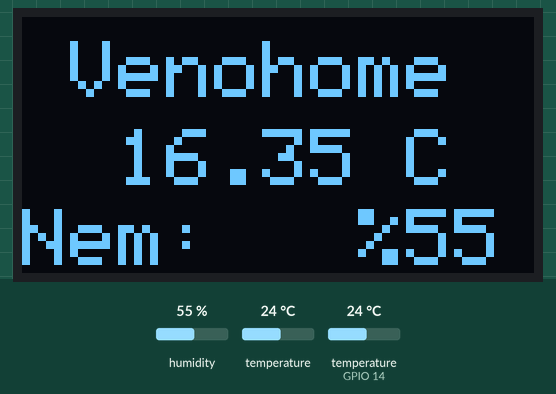
The sketch below on a simulated ESP8266 (NodeMCU). Parts: 128×64 one-colour display. The test bench sets the inputs (shaded band); at power-on: humidity 55 %, temperature 24 °C, temperature (sensor on GPIO 14) 24 °C. What the sketch prints to the serial monitor is not drawn.

Above: at 10.6 s.
10.7 s: humidity set to 22 %
At 20.5 s:
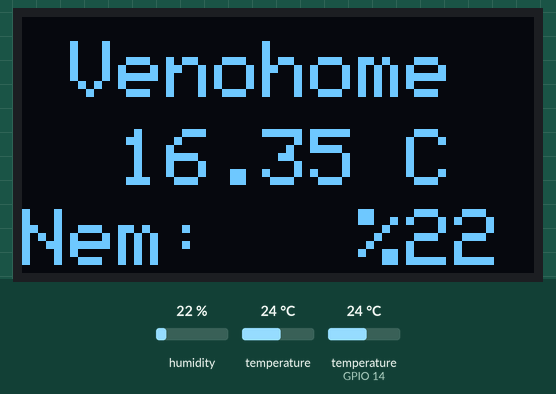
24.1 s: temperature (sensor 0) set to 12 °C
At 30.5 s:
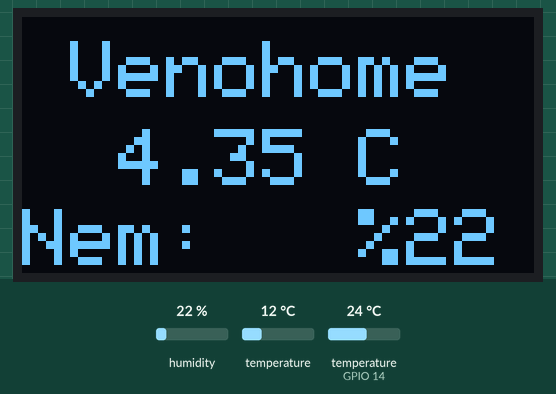
37.5 s: humidity set to 40 %
At 40.5 s:
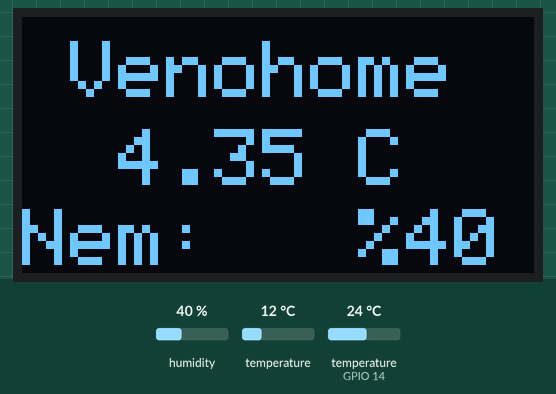
50.9 s: temperature (sensor 0) set to 19 °C
At 60.5 s:
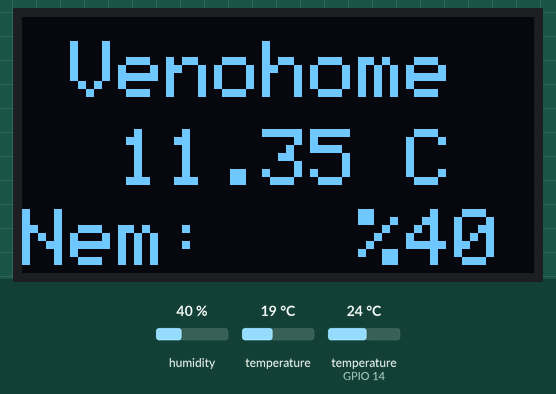
64.3 s: humidity set to 68 %
At 70.5 s:
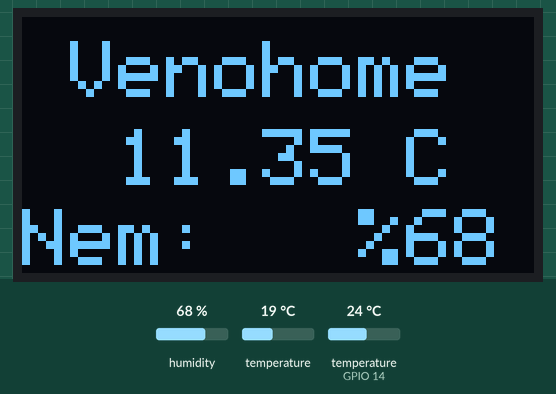
Timing chart, 0 to 72.0 s (numbered marks = the images above; inputs shaded):
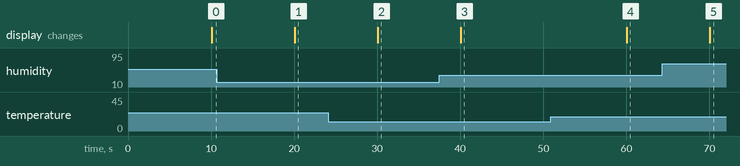

The sketch:

SenderGeneric.ino
```cpp
#include <Arduino.h>
#include <espnow.h>
#include <ESP8266WiFi.h>
#include <Hash.h>
#include <ESPAsyncTCP.h>
#include <ESPAsyncWebServer.h>
#include <Adafruit_Sensor.h>
#include <DHT.h>
#include <SPI.h>
#include <Wire.h>
#include <Adafruit_GFX.h>
#include <Adafruit_SSD1306.h>
#include "Adafruit_MCP9808.h"

#define SENDER_ID 1
#define DHTPIN 14
#define DHTTYPE DHT11

#define SCREEN_WIDTH 128 // OLED display width, in pixels
#define SCREEN_HEIGHT 64 // OLED display height, in pixels

Adafruit_SSD1306 display(SCREEN_WIDTH, SCREEN_HEIGHT, &Wire, -1);
Adafruit_MCP9808 tempsensor = Adafruit_MCP9808();

float t = 0.0;
float h = 0.0;

DHT dht(DHTPIN, DHTTYPE);

uint8_t broadcastAddress[] = {0x3C, 0x61, 0x05, 0xE4, 0xA8, 0x4F};

typedef struct struct_message {
    int id;
    float temp;
    float hum;
    int readingId;
} struct_message;

struct_message myData;

unsigned long previousMillis = 0;
const long interval = 10000;

unsigned int readingId = 0;

void OnDataSent(uint8_t *mac_addr, uint8_t sendStatus) {
  Serial.print("Son Gonderilen Paket Durumu: ");
  if (sendStatus == 0){
    Serial.println("Aktarma Basarili!");
  }
  else{
    Serial.println("Aktarma Hatasi!");
  }
}

void setup() {
  Serial.begin(9600);
  dht.begin();

   if (!tempsensor.begin())
  {
    Serial.println("Couldn't find MCP9808!");
    while (1);
  }

  if(!display.begin(SSD1306_SWITCHCAPVCC, 0x3C)) { // Address 0x3D for 128x64
    Serial.println(F("SSD1306 allocation failed"));
    for(;;);
  }

  delay(2000);
  display.clearDisplay();

  display.setTextSize(2);
  display.setTextColor(WHITE);


  WiFi.mode(WIFI_STA);
  WiFi.printDiag(Serial);
  wifi_promiscuous_enable(1);
  wifi_set_channel(9);
  wifi_promiscuous_enable(0);
  WiFi.printDiag(Serial);

  if (esp_now_init() != 0) {
    Serial.println("ESP-NOW iletisimi basarisiz!");
    return;
  }

  esp_now_set_self_role(ESP_NOW_ROLE_CONTROLLER);
  esp_now_register_send_cb(OnDataSent);
  esp_now_add_peer(broadcastAddress, ESP_NOW_ROLE_SLAVE, 1, NULL, 0);
}

void loop() {
  unsigned long currentMillis = millis();
  if (currentMillis - previousMillis >= interval) {

    float newT = dht.readTemperature();

    if (isnan(newT)) {
      Serial.println("Failed to read from DHT sensor!");
    }
    else {
      t = newT;
      Serial.println(t);
    }
    float newH = dht.readHumidity();
    if (isnan(newH)) {
      Serial.println("Failed to read from DHT sensor!");
    }
    else {
      h = newH;

      Serial.println(h);
    }


    previousMillis = currentMillis;

     float c = tempsensor.readTempC();
     c = c - 7.65;
     float f = c * 9.0 / 5.0 + 32;
     String nem = "";
     nem.concat(h);


     display.clearDisplay();

     display.setCursor(0, 6);
     display.println(" Venohome");

     display.setCursor(0, 28);

     display.print("  ");
     display.print(c);
     display.print(" C");

     display.setCursor(0, 48);
     display.print("Nem:");
     display.print("   %");
     display.print(nem);


     display.display();


    myData.id = SENDER_ID;
    myData.temp = c;
    myData.hum = h;
    myData.readingId = readingId++;
    esp_now_send(broadcastAddress, (uint8_t *) &myData, sizeof(myData));
  }
}
```

Measured:
- after the input at 10.7 s, the display: changes after 9.4 s (image 1)
- after the input at 24.1 s, the display: changes after 6.0 s (image 2)
- after the input at 37.5 s, the display: changes after 2.6 s (image 3)
- after the input at 50.9 s, the display: changes after 9.2 s (image 4)
- after the input at 64.3 s, the display: changes after 5.8 s (image 5)
